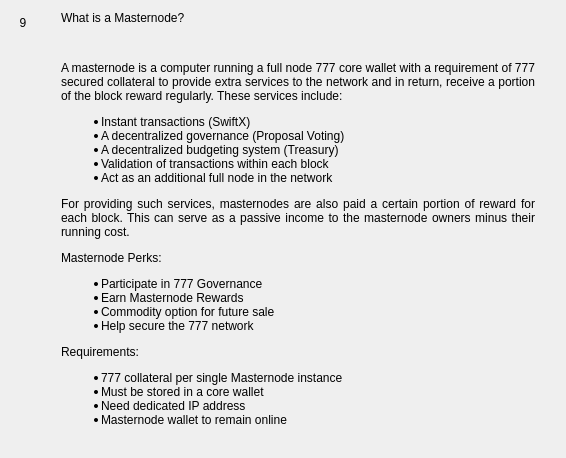
                  <widget class="QWidget" name="widgetFaq9" native="true">
                   <layout class="QHBoxLayout" name="horizontalpage_9" stretch="0,1">
                    <item alignment="Qt::AlignTop">
                     <widget class="QLabel" name="labelNumber9">
                      <property name="minimumSize">
                       <size>
                        <width>24</width>
                        <height>24</height>
                       </size>
                      </property>
                      <property name="maximumSize">
                       <size>
                        <width>16777215</width>
                        <height>24</height>
                       </size>
                      </property>
                      <property name="text">
                       <string>9</string>
                      </property>
                      <property name="alignment">
                       <set>Qt::AlignCenter</set>
                      </property>
                     </widget>
                    </item>
                    <item>
                     <layout class="QVBoxLayout" name="verticalLayoutpage_9">
                      <property name="leftMargin">
                       <number>20</number>
                      </property>
                      <property name="rightMargin">
                       <number>20</number>
                      </property>
                      <item>
                       <widget class="QLabel" name="labelSubtitle9">
                        <property name="text">
                         <string>What is a Masternode?</string>
                        </property>
                        <property name="wordWrap">
                         <bool>true</bool>
                        </property>
                       </widget>
                      </item>
                      <item>
                       <spacer name="verticalSpacer_90">
                        <property name="orientation">
                         <enum>Qt::Vertical</enum>
                        </property>
                        <property name="sizeType">
                         <enum>QSizePolicy::Fixed</enum>
                        </property>
                        <property name="sizeHint" stdset="0">
                         <size>
                          <width>20</width>
                          <height>30</height>
                         </size>
                        </property>
                       </spacer>
                      </item>
                      <item>
                       <widget class="QLabel" name="labelContent9">
                        <property name="text">
                         <string>
                           &lt;html&gt;&lt;head/&gt;&lt;body&gt;&lt;p align=&quot;justify&quot;&gt;
                           A masternode is a computer running a full node 777 core wallet with a
                           requirement of 777 secured collateral to provide extra services
                           to the network and in return, receive a portion of the block reward
                           regularly.  These services include:
                           &lt;/p&gt;&lt;p align=&quot;justify&quot;&gt;

                           &lt;ul&gt;
                           &lt;li&gt;Instant transactions (SwiftX)&lt;/li&gt;
                           &lt;li&gt;A decentralized governance (Proposal Voting)&lt;/li&gt;
                           &lt;li&gt;A decentralized budgeting system (Treasury)&lt;/li&gt;
                           &lt;li&gt;Validation of transactions within each block&lt;/li&gt;
                           &lt;li&gt;Act as an additional full node in the network&lt;/li&gt;
                           &lt;/ul&gt;

                           &lt;/p&gt;&lt;p align=&quot;justify&quot;&gt;
                           For providing such services, masternodes are also paid a certain portion
                           of reward for each block. This can serve as a passive income to the
                           masternode owners minus their running cost.
                           &lt;/p&gt;&lt;p align=&quot;justify&quot;&gt;

                           Masternode Perks:
                           &lt;/p&gt;&lt;p align=&quot;justify&quot;&gt;
                           &lt;ul&gt;
                           &lt;li&gt;Participate in 777 Governance&lt;/li&gt;
                           &lt;li&gt;Earn Masternode Rewards&lt;/li&gt;
                           &lt;li&gt;Commodity option for future sale&lt;/li&gt;
                           &lt;li&gt;Help secure the 777 network&lt;/li&gt;
                           &lt;/ul&gt;
                           &lt;/p&gt;&lt;p align=&quot;justify&quot;&gt;

                           Requirements:
                           &lt;/p&gt;&lt;p align=&quot;justify&quot;&gt;
                           &lt;ul&gt;
                           &lt;li&gt;777 collateral per single Masternode instance&lt;/li&gt;
                           &lt;li&gt;Must be stored in a core wallet&lt;/li&gt;
                           &lt;li&gt;Need dedicated IP address&lt;/li&gt;
                           &lt;li&gt;Masternode wallet to remain online&lt;/li&gt;
                           &lt;/ul&gt;
                           &lt;/p&gt;&lt;/body&gt;&lt;/html&gt;
                         </string>
                        </property>
                        <property name="alignment">
                         <set>Qt::AlignLeading|Qt::AlignLeft|Qt::AlignTop</set>
                        </property>
                        <property name="wordWrap">
                         <bool>true</bool>
                        </property>
                       </widget>
                      </item>
                      <item>
                       <spacer name="verticalSpacer_91">
                        <property name="orientation">
                         <enum>Qt::Vertical</enum>
                        </property>
                        <property name="sizeHint" stdset="0">
                         <size>
                          <width>20</width>
                          <height>20</height>
                         </size>
                        </property>
                       </spacer>
                      </item>
                     </layout>
                    </item>
                   </layout>
                  </widget>
